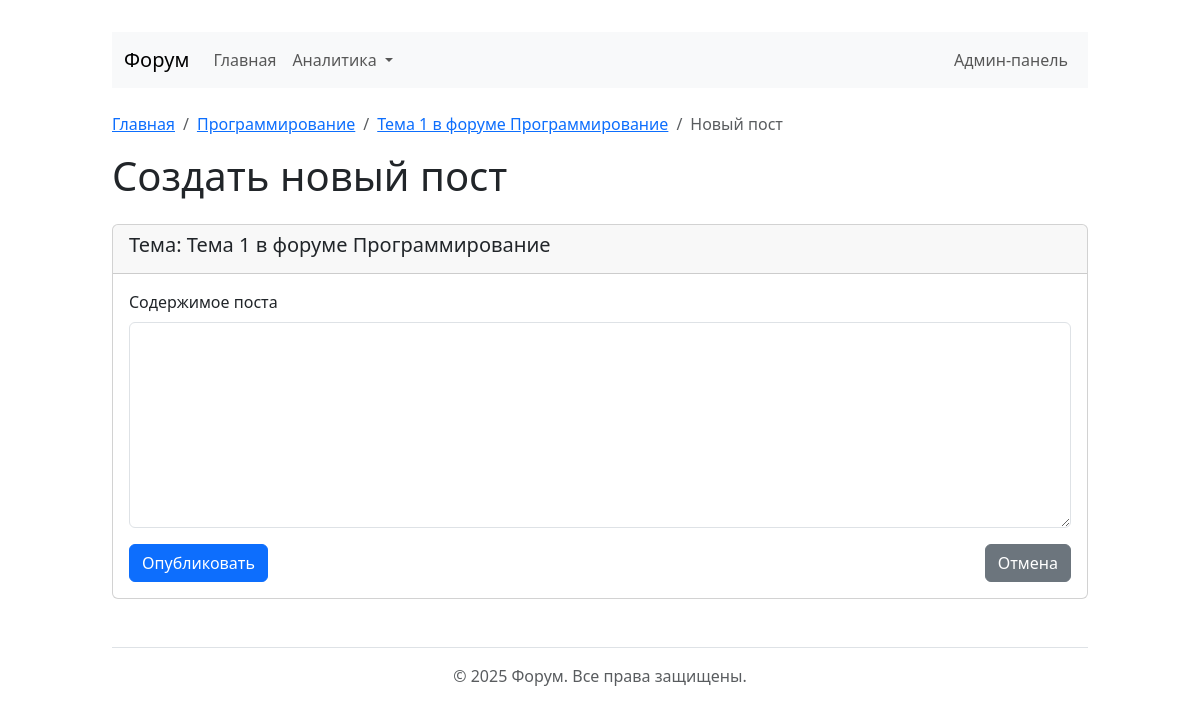
/create_post/1, run on the app's committed database.
### app/models/db_models.py (models this page shows, shortened)
class Forum(db.Model):
    __tablename__ = 'форум'
    ID_форума = db.Column(db.Integer, primary_key=True)
    название = db.Column(db.String(255), nullable=False)
    описание = db.Column(db.Text)
    topics = db.relationship('Topic', backref='forum', lazy=True)

class Topic(db.Model):
    __tablename__ = 'тема'
    ID_темы = db.Column(db.Integer, primary_key=True)
    ID_форума = db.Column(db.Integer, db.ForeignKey('форум.ID_форума'), nullable=False)
    название = db.Column(db.String(255), nullable=False)
    дата_создания = db.Column(db.DateTime, default=datetime.utcnow)
    posts = db.relationship('Post', backref='topic', lazy=True)

### app/routes.py (the view)
@main_bp.route('/create_post/<int:topic_id>', methods=['GET', 'POST'])
def create_post(topic_id):
    if request.method == 'POST':
        content = request.form.get('content')
        if content:
            DatabaseManager.create_post(topic_id, DEFAULT_USER_ID, content)
            return redirect(url_for('main.topic', topic_id=topic_id))
    topic = DatabaseManager.get_topic(topic_id)
    return render_template('create_post.html', topic=topic)

### app/database.py (called while the page is built)
    @staticmethod
    def get_topic(topic_id):
        return Topic.query.get_or_404(topic_id)

### app/templates/create_post.html (shortened to what this page needs)
{% extends "base.html" %}
{% block content %}
<nav aria-label="breadcrumb">
    <ol class="breadcrumb">
        <li class="breadcrumb-item"><a href="{{ url_for('main.index') }}">Главная</a></li>
        <li class="breadcrumb-item"><a href="{{ url_for('main.forum', forum_id=topic.ID_форума) }}">{{ topic.forum.название }}</a></li>
        <li class="breadcrumb-item"><a href="{{ url_for('main.topic', topic_id=topic.ID_темы) }}">{{ topic.название }}</a></li>
        <li class="breadcrumb-item active">Новый пост</li>
    </ol>
</nav>
<h1 class="mb-4">Создать новый пост</h1>
<div class="card">
    <div class="card-header">
        <h5>Тема: {{ topic.название }}</h5>
    </div>
    <div class="card-body">
        <form action="{{ url_for('main.create_post', topic_id=topic.ID_темы) }}" method="post">
            <div class="mb-3">
                <label for="content" class="form-label">Содержимое поста</label>
                <textarea class="form-control" id="content" name="content" rows="8" required></textarea>
            </div>
            <div class="d-flex justify-content-between">
                <button type="submit" class="btn btn-primary">Опубликовать</button>
                <a href="{{ url_for('main.topic', topic_id=topic.ID_темы) }}" class="btn btn-secondary">Отмена</a>
            </div>
        </form>
    </div>
</div>
{% endblock %}

### app/templates/base.html (style rules this page uses)
body { padding-top: 2rem; padding-bottom: 2rem; }

### data on the page
Forum: forum.название "Программирование"
Topic: название "Тема 1 в форуме Программирование"
